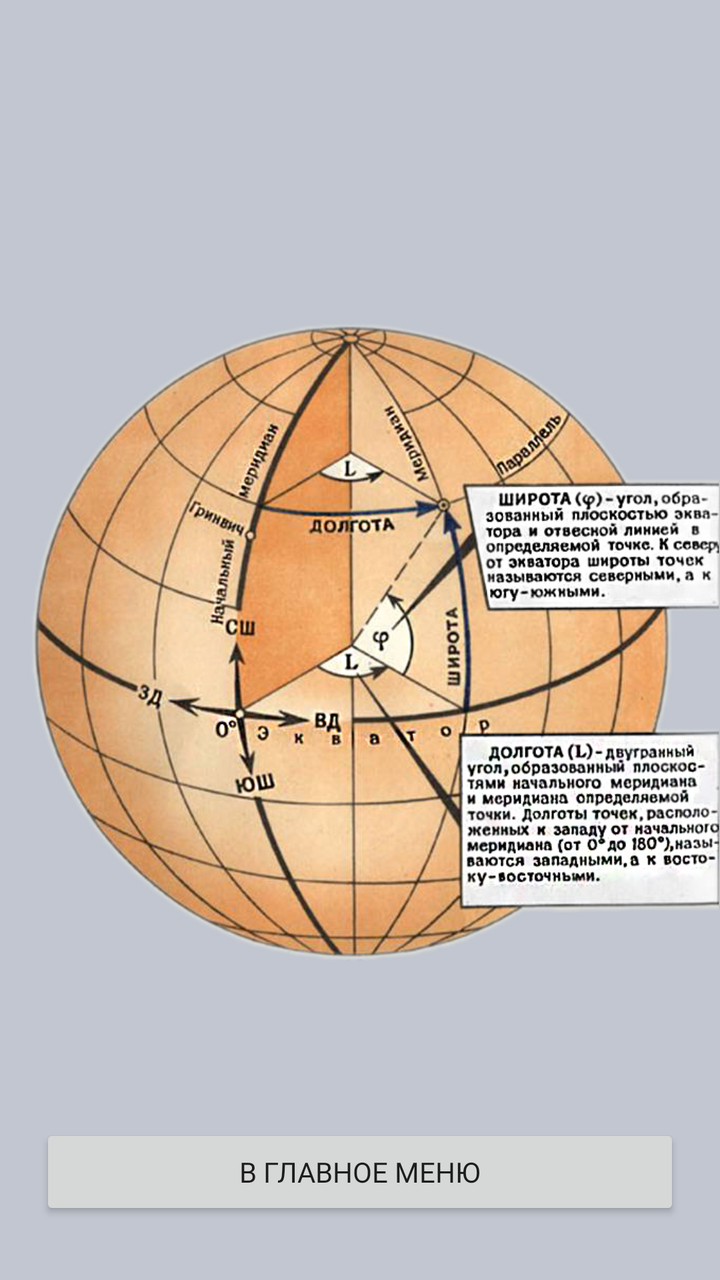
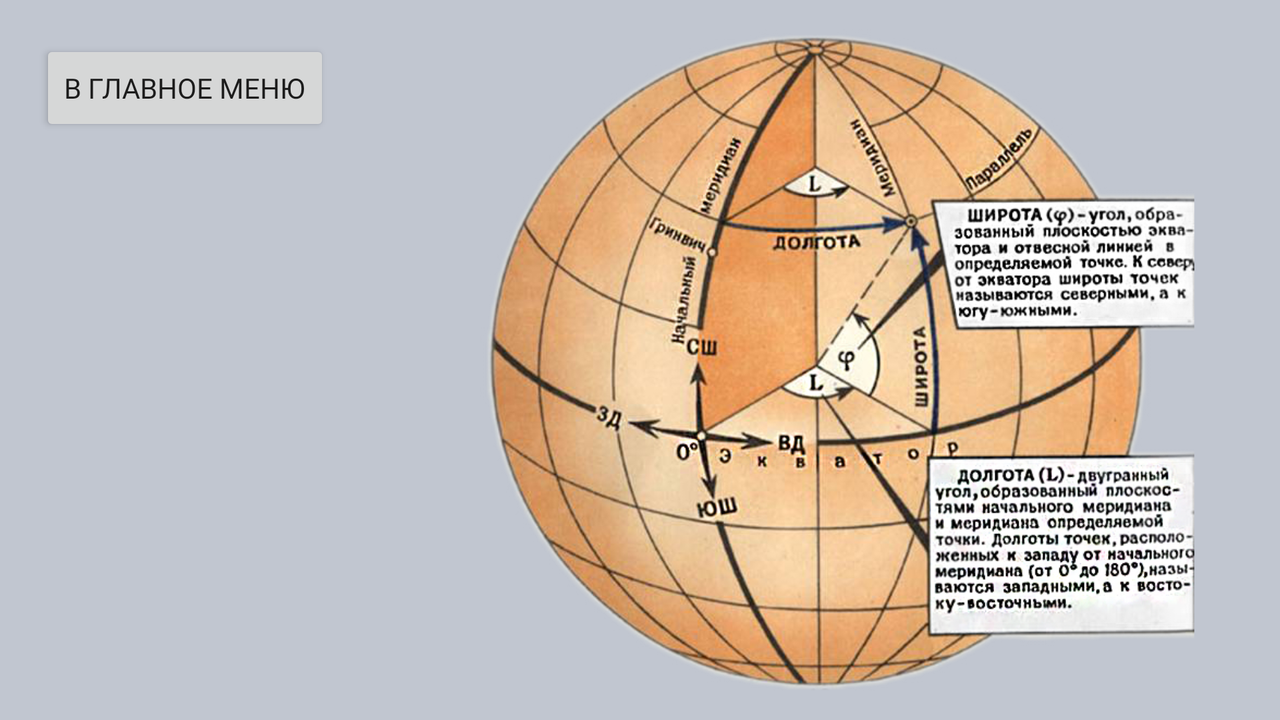

An Android layout and its configuration variant, each rendered on a device that would load it. The default file and the variant file are quoted in full after the pictures.
<!-- AndroidManifest.xml: application theme Theme.MapNomenclature -->
<!-- res/layout/activity_hint.xml -->
<?xml version="1.0" encoding="utf-8"?>
<androidx.constraintlayout.widget.ConstraintLayout xmlns:android="http://schemas.android.com/apk/res/android"
    xmlns:app="http://schemas.android.com/apk/res-auto"
    xmlns:tools="http://schemas.android.com/tools"
    android:layout_width="match_parent"
    android:layout_height="match_parent"
    android:background="@color/background"
    tools:context=".ActivityHint">

    <ImageView
        android:id="@+id/imageView2"
        android:layout_width="0dp"
        android:layout_height="0dp"
        app:layout_constraintBottom_toBottomOf="parent"
        app:layout_constraintEnd_toEndOf="parent"
        app:layout_constraintStart_toStartOf="parent"
        app:layout_constraintTop_toTopOf="parent"
        app:srcCompat="@drawable/help_2"
        android:contentDescription="@string/TODO" />

    <Button
        android:id="@+id/btn_back"
        android:layout_width="0dp"
        android:layout_height="wrap_content"
        android:layout_marginHorizontal="40dp"
        android:layout_marginStart="20dp"
        android:layout_marginEnd="20dp"
        android:layout_marginBottom="30dp"
        android:fontFamily="@font/aldrich"
        android:text="@string/back"
        app:layout_constraintBottom_toBottomOf="parent"
        app:layout_constraintEnd_toEndOf="parent"
        app:layout_constraintStart_toStartOf="parent" />


</androidx.constraintlayout.widget.ConstraintLayout>
<!-- resources referenced by this layout -->
<resources>
  <color name="background">#c1c6d0</color>
  <!-- drawable help_2: png bitmap (drawable, 607341 bytes) -->
  <string name="TODO">TODO</string>
  <string name="back">В главное меню</string>
  <style name="Theme.MapNomenclature" parent="Theme.AppCompat.DayNight.NoActionBar">
          
          <item name="colorPrimary">@color/purple_500</item>
          <item name="colorPrimaryVariant">@color/dark_background</item>
          <item name="colorOnPrimary">@color/white</item>
          
          <item name="colorSecondary">@color/teal_200</item>
          <item name="colorSecondaryVariant">@color/teal_700</item>
          <item name="colorOnSecondary">@color/black</item>
          
          <item name="android:statusBarColor" tools:targetApi="l">?attr/colorPrimaryVariant</item>
          
      </style>
  <color name="purple_500">#FF6200EE</color>
  <color name="dark_background">#94989f</color>
  <color name="white">#FFFFFFFF</color>
  <color name="teal_200">#FF03DAC5</color>
  <color name="teal_700">#FF018786</color>
  <color name="black">#FF000000</color>
</resources>
<!-- res/layout-land/activity_hint.xml (the repository's variant of the layout above) -->
<!-- drawn on the phone turned sideways -->
<?xml version="1.0" encoding="utf-8"?>
<LinearLayout xmlns:android="http://schemas.android.com/apk/res/android"
    xmlns:app="http://schemas.android.com/apk/res-auto"
    xmlns:tools="http://schemas.android.com/tools"
    android:layout_width="match_parent"
    android:layout_height="match_parent"
    android:background="@color/background"
    tools:context=".ActivityHint">

    <Button
        android:id="@+id/btn_back"
        android:layout_width="wrap_content"
        android:layout_height="wrap_content"
        android:layout_marginHorizontal="20dp"
        android:layout_marginTop="20dp"
        android:fontFamily="@font/aldrich"
        android:text="@string/back" />

    <ImageView
        android:id="@+id/imageView2"
        android:layout_width="wrap_content"
        android:layout_height="wrap_content"
        app:srcCompat="@drawable/help_2"
        android:contentDescription="@string/TODO" />




</LinearLayout>
